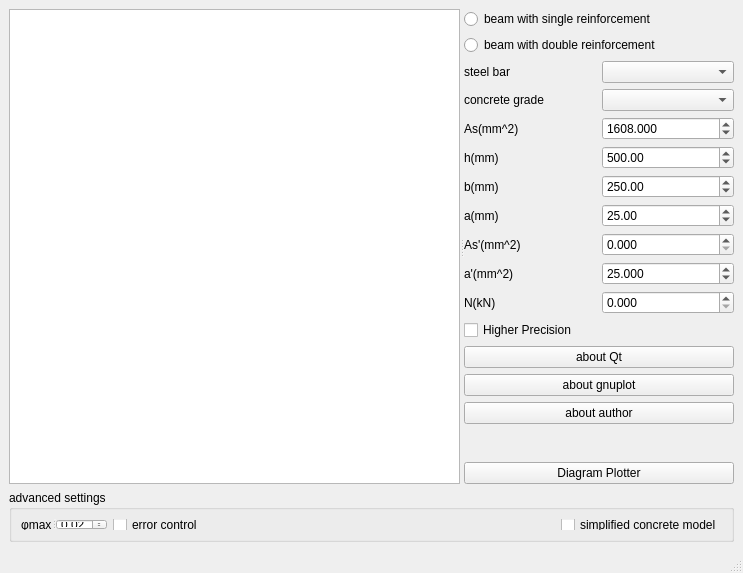
<?xml version="1.0" encoding="UTF-8"?>
<ui version="4.0">
 <class>MainWindow</class>
 <widget class="QMainWindow" name="MainWindow">
  <property name="geometry">
   <rect>
    <x>0</x>
    <y>0</y>
    <width>743</width>
    <height>573</height>
   </rect>
  </property>
  <property name="windowTitle">
   <string>RCBeamAnalysis</string>
  </property>
  <widget class="QWidget" name="centralwidget">
   <layout class="QVBoxLayout" name="verticalLayout_3">
    <item>
     <widget class="QSplitter" name="splitter">
      <property name="orientation">
       <enum>Qt::Horizontal</enum>
      </property>
      <widget class="QTableWidget" name="tableWidget">
       <attribute name="horizontalHeaderStretchLastSection">
        <bool>true</bool>
       </attribute>
       <attribute name="verticalHeaderStretchLastSection">
        <bool>false</bool>
       </attribute>
      </widget>
      <widget class="QWidget" name="widget" native="true">
       <property name="sizePolicy">
        <sizepolicy hsizetype="Fixed" vsizetype="Preferred">
         <horstretch>0</horstretch>
         <verstretch>0</verstretch>
        </sizepolicy>
       </property>
       <property name="maximumSize">
        <size>
         <width>270</width>
         <height>16777215</height>
        </size>
       </property>
       <layout class="QVBoxLayout" name="verticalLayout_2">
        <item>
         <layout class="QVBoxLayout" name="verticalLayout">
          <item>
           <widget class="QRadioButton" name="singleRadioButton">
            <property name="text">
             <string>beam with single reinforcement</string>
            </property>
           </widget>
          </item>
          <item>
           <widget class="QRadioButton" name="doubleRadioButton">
            <property name="text">
             <string>beam with double reinforcement</string>
            </property>
           </widget>
          </item>
         </layout>
        </item>
        <item>
         <layout class="QGridLayout" name="gridLayout">
          <item row="0" column="0">
           <widget class="QLabel" name="label">
            <property name="text">
             <string>steel bar</string>
            </property>
           </widget>
          </item>
          <item row="2" column="0">
           <widget class="QLabel" name="label_3">
            <property name="text">
             <string>As(mm^2)</string>
            </property>
           </widget>
          </item>
          <item row="2" column="1">
           <widget class="QDoubleSpinBox" name="asSpinBox">
            <property name="decimals">
             <number>3</number>
            </property>
            <property name="minimum">
             <double>0.010000000000000</double>
            </property>
            <property name="maximum">
             <double>5000.000000000000000</double>
            </property>
            <property name="singleStep">
             <double>0.100000000000000</double>
            </property>
            <property name="value">
             <double>1608.000000000000000</double>
            </property>
           </widget>
          </item>
          <item row="1" column="1">
           <widget class="QComboBox" name="concreteComboBox"/>
          </item>
          <item row="1" column="0">
           <widget class="QLabel" name="label_2">
            <property name="text">
             <string>concrete grade</string>
            </property>
           </widget>
          </item>
          <item row="0" column="1">
           <widget class="QComboBox" name="barComboBox">
            <property name="currentIndex">
             <number>-1</number>
            </property>
           </widget>
          </item>
          <item row="4" column="0">
           <widget class="QLabel" name="label_5">
            <property name="text">
             <string>b(mm)</string>
            </property>
           </widget>
          </item>
          <item row="5" column="0">
           <widget class="QLabel" name="label_6">
            <property name="text">
             <string>a(mm)</string>
            </property>
           </widget>
          </item>
          <item row="4" column="1">
           <widget class="QDoubleSpinBox" name="bSpinBox">
            <property name="minimum">
             <double>50.000000000000000</double>
            </property>
            <property name="maximum">
             <double>10000.000000000000000</double>
            </property>
            <property name="value">
             <double>250.000000000000000</double>
            </property>
           </widget>
          </item>
          <item row="3" column="0">
           <widget class="QLabel" name="label_4">
            <property name="text">
             <string>h(mm)</string>
            </property>
           </widget>
          </item>
          <item row="3" column="1">
           <widget class="QDoubleSpinBox" name="hSpinBox">
            <property name="minimum">
             <double>50.000000000000000</double>
            </property>
            <property name="maximum">
             <double>10000.000000000000000</double>
            </property>
            <property name="value">
             <double>500.000000000000000</double>
            </property>
           </widget>
          </item>
          <item row="7" column="0">
           <widget class="QLabel" name="aDotLabel">
            <property name="text">
             <string>a'(mm^2)</string>
            </property>
           </widget>
          </item>
          <item row="5" column="1">
           <widget class="QDoubleSpinBox" name="aSpinBox">
            <property name="maximum">
             <double>100000.000000000000000</double>
            </property>
            <property name="value">
             <double>25.000000000000000</double>
            </property>
           </widget>
          </item>
          <item row="6" column="1">
           <widget class="QDoubleSpinBox" name="asDotSpinBox">
            <property name="decimals">
             <number>3</number>
            </property>
            <property name="minimum">
             <double>0.000000000000000</double>
            </property>
            <property name="maximum">
             <double>5000.000000000000000</double>
            </property>
            <property name="singleStep">
             <double>0.100000000000000</double>
            </property>
            <property name="value">
             <double>0.000000000000000</double>
            </property>
           </widget>
          </item>
          <item row="6" column="0">
           <widget class="QLabel" name="AsDotLable">
            <property name="text">
             <string>As'(mm^2)</string>
            </property>
           </widget>
          </item>
          <item row="7" column="1">
           <widget class="QDoubleSpinBox" name="aDotSpinBox">
            <property name="decimals">
             <number>3</number>
            </property>
            <property name="minimum">
             <double>0.010000000000000</double>
            </property>
            <property name="maximum">
             <double>5000.000000000000000</double>
            </property>
            <property name="singleStep">
             <double>0.100000000000000</double>
            </property>
            <property name="value">
             <double>25.000000000000000</double>
            </property>
           </widget>
          </item>
          <item row="8" column="1">
           <widget class="QDoubleSpinBox" name="nSpinBox">
            <property name="decimals">
             <number>3</number>
            </property>
            <property name="minimum">
             <double>0.000000000000000</double>
            </property>
            <property name="maximum">
             <double>5000.000000000000000</double>
            </property>
            <property name="singleStep">
             <double>0.100000000000000</double>
            </property>
            <property name="value">
             <double>0.000000000000000</double>
            </property>
           </widget>
          </item>
          <item row="8" column="0">
           <widget class="QLabel" name="label_9">
            <property name="text">
             <string>N(kN)</string>
            </property>
           </widget>
          </item>
         </layout>
        </item>
        <item>
         <widget class="QCheckBox" name="checkBox">
          <property name="text">
           <string>Higher Precision</string>
          </property>
         </widget>
        </item>
        <item>
         <widget class="QPushButton" name="qtPushButton">
          <property name="text">
           <string>about Qt</string>
          </property>
         </widget>
        </item>
        <item>
         <widget class="QPushButton" name="aboutGnuplotPushButton">
          <property name="text">
           <string>about gnuplot</string>
          </property>
         </widget>
        </item>
        <item>
         <widget class="QPushButton" name="aboutAuthorPushButton">
          <property name="text">
           <string>about author</string>
          </property>
         </widget>
        </item>
        <item>
         <spacer name="verticalSpacer">
          <property name="orientation">
           <enum>Qt::Vertical</enum>
          </property>
          <property name="sizeHint" stdset="0">
           <size>
            <width>223</width>
            <height>30</height>
           </size>
          </property>
         </spacer>
        </item>
        <item>
         <widget class="QSplitter" name="splitter_2">
          <property name="orientation">
           <enum>Qt::Horizontal</enum>
          </property>
          <widget class="QPushButton" name="pushButton_2">
           <property name="sizePolicy">
            <sizepolicy hsizetype="Minimum" vsizetype="Fixed">
             <horstretch>0</horstretch>
             <verstretch>0</verstretch>
            </sizepolicy>
           </property>
           <property name="text">
            <string>Diagram Plotter</string>
           </property>
          </widget>
         </widget>
        </item>
       </layout>
      </widget>
     </widget>
    </item>
    <item>
     <widget class="QGroupBox" name="groupBox">
      <property name="sizePolicy">
       <sizepolicy hsizetype="Preferred" vsizetype="Preferred">
        <horstretch>0</horstretch>
        <verstretch>0</verstretch>
       </sizepolicy>
      </property>
      <property name="maximumSize">
       <size>
        <width>16777215</width>
        <height>52</height>
       </size>
      </property>
      <property name="title">
       <string>advanced settings</string>
      </property>
      <layout class="QHBoxLayout" name="horizontalLayout">
       <item>
        <widget class="QSplitter" name="splitter_3">
         <property name="sizePolicy">
          <sizepolicy hsizetype="Fixed" vsizetype="Preferred">
           <horstretch>0</horstretch>
           <verstretch>0</verstretch>
          </sizepolicy>
         </property>
         <property name="orientation">
          <enum>Qt::Horizontal</enum>
         </property>
         <widget class="QLabel" name="label_7">
          <property name="sizePolicy">
           <sizepolicy hsizetype="Preferred" vsizetype="Minimum">
            <horstretch>0</horstretch>
            <verstretch>0</verstretch>
           </sizepolicy>
          </property>
          <property name="text">
           <string>φmax</string>
          </property>
         </widget>
         <widget class="QDoubleSpinBox" name="faiMaxDoubleSpinBox">
          <property name="sizePolicy">
           <sizepolicy hsizetype="Minimum" vsizetype="Minimum">
            <horstretch>0</horstretch>
            <verstretch>0</verstretch>
           </sizepolicy>
          </property>
          <property name="maximum">
           <double>0.100000000000000</double>
          </property>
          <property name="value">
           <double>0.020000000000000</double>
          </property>
         </widget>
        </widget>
       </item>
       <item>
        <widget class="QCheckBox" name="checkBox_2">
         <property name="text">
          <string>error control</string>
         </property>
        </widget>
       </item>
       <item>
        <spacer name="horizontalSpacer">
         <property name="orientation">
          <enum>Qt::Horizontal</enum>
         </property>
         <property name="sizeHint" stdset="0">
          <size>
           <width>40</width>
           <height>20</height>
          </size>
         </property>
        </spacer>
       </item>
       <item>
        <widget class="QCheckBox" name="checkBox_3">
         <property name="text">
          <string>simplified concrete model</string>
         </property>
        </widget>
       </item>
      </layout>
     </widget>
    </item>
   </layout>
  </widget>
  <widget class="QMenuBar" name="menubar">
   <property name="geometry">
    <rect>
     <x>0</x>
     <y>0</y>
     <width>743</width>
     <height>23</height>
    </rect>
   </property>
  </widget>
  <widget class="QStatusBar" name="statusbar"/>
 </widget>
 <resources/>
 <connections/>
</ui>
